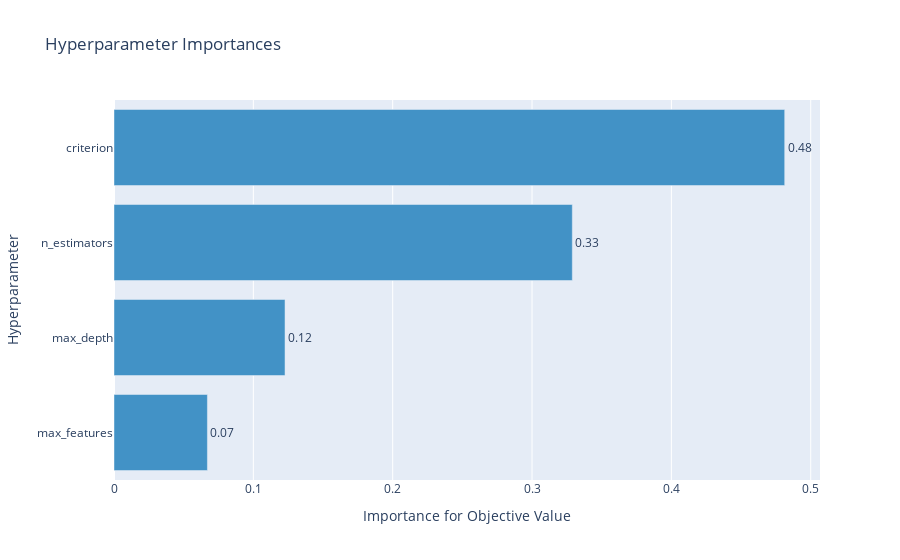

Notebook code cell kept with this figure:
### Code cell
fig = optuna.visualization.plot_param_importances(study)
fig.show()

### Figure 1 — Plotly figure (JSON) as saved in the notebook; plotly's stock layout.template omitted (floating-point values rounded to 4 significant figures)
{"data": [{"cliponaxis": false, "hovertemplate": ["max_features (CategoricalDistribution): 0.0670355349439407<extra></extra>", "max_depth (IntDistribution): 0.12273889831724889<extra></extra>", "n_estimators (CategoricalDistribution): 0.32890079599397576<extra></extra>", "criterion (CategoricalDistribution): 0.48132477074483465<extra></extra>"], "marker": {"color": "rgb(66,146,198)"}, "orientation": "h", "text": ["0.07", "0.12", "0.33", "0.48"], "textposition": "outside", "type": "bar", "x": [0.06704, 0.1227, 0.3289, 0.4813], "y": ["max_features", "max_depth", "n_estimators", "criterion"]}], "layout": {"autosize": true, "showlegend": false, "title": {"text": "Hyperparameter Importances"}, "xaxis": {"autorange": true, "range": [0, 0.5067], "title": {"text": "Importance for Objective Value"}, "type": "linear"}, "yaxis": {"autorange": true, "range": [-0.5, 3.5], "title": {"text": "Hyperparameter"}, "type": "category"}}}
